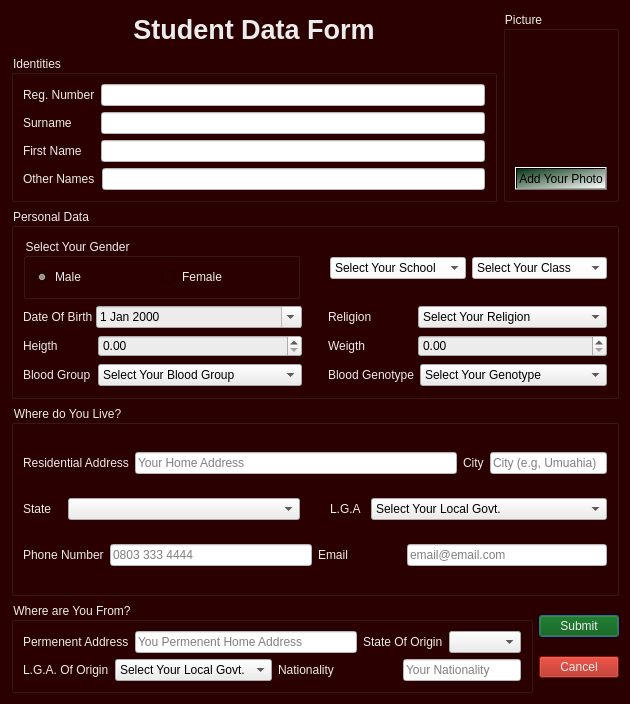
<?xml version="1.0" encoding="UTF-8"?>
<ui version="4.0">
 <class>GwStudentFullDataForm</class>
 <widget class="QDialog" name="GwStudentFullDataForm">
  <property name="geometry">
   <rect>
    <x>0</x>
    <y>0</y>
    <width>630</width>
    <height>704</height>
   </rect>
  </property>
  <property name="windowTitle">
   <string>Data Form</string>
  </property>
  <property name="styleSheet">
   <string notr="true">background-color: rgb(42, 0, 0);
font: 75 10pt &quot;MS Shell Dlg 2&quot;;
color: rgb(236, 236, 236);</string>
  </property>
  <layout class="QVBoxLayout" name="verticalLayout_8">
   <item>
    <layout class="QHBoxLayout" name="horizontalLayout_30">
     <item>
      <layout class="QVBoxLayout" name="verticalLayout_6">
       <item>
        <widget class="QLabel" name="label">
         <property name="text">
          <string>&lt;html&gt;&lt;head/&gt;&lt;body&gt;&lt;p align=&quot;center&quot;&gt;&lt;span style=&quot; font-size:20pt; font-weight:600;&quot;&gt;Student Data Form&lt;/span&gt;&lt;/p&gt;&lt;/body&gt;&lt;/html&gt;</string>
         </property>
        </widget>
       </item>
       <item>
        <widget class="QGroupBox" name="groupBox_4">
         <property name="title">
          <string>Identities</string>
         </property>
         <layout class="QVBoxLayout" name="verticalLayout">
          <item>
           <layout class="QHBoxLayout" name="horizontalLayout">
            <item>
             <widget class="QLabel" name="label_2">
              <property name="text">
               <string>Reg. Number</string>
              </property>
              <property name="buddy">
               <cstring>regNumEditor</cstring>
              </property>
             </widget>
            </item>
            <item>
             <widget class="QLineEdit" name="regNumEditor">
              <property name="styleSheet">
               <string notr="true">background-color: rgb(255, 255, 255);
color: rgb(0, 0, 0);</string>
              </property>
             </widget>
            </item>
           </layout>
          </item>
          <item>
           <layout class="QHBoxLayout" name="horizontalLayout_2">
            <property name="spacing">
             <number>29</number>
            </property>
            <item>
             <widget class="QLabel" name="label_3">
              <property name="text">
               <string>Surname</string>
              </property>
              <property name="buddy">
               <cstring>surnameEditor</cstring>
              </property>
             </widget>
            </item>
            <item>
             <widget class="QLineEdit" name="surnameEditor">
              <property name="styleSheet">
               <string notr="true">background-color: rgb(255, 255, 255);
color: rgb(0, 0, 0);</string>
              </property>
             </widget>
            </item>
           </layout>
          </item>
          <item>
           <layout class="QHBoxLayout" name="horizontalLayout_26">
            <property name="spacing">
             <number>19</number>
            </property>
            <item>
             <widget class="QLabel" name="label_20">
              <property name="text">
               <string>First Name</string>
              </property>
              <property name="buddy">
               <cstring>firstNameEditor</cstring>
              </property>
             </widget>
            </item>
            <item>
             <widget class="QLineEdit" name="firstNameEditor">
              <property name="styleSheet">
               <string notr="true">background-color: rgb(255, 255, 255);
color: rgb(0, 0, 0);</string>
              </property>
             </widget>
            </item>
           </layout>
          </item>
          <item>
           <layout class="QHBoxLayout" name="horizontalLayout_29">
            <property name="spacing">
             <number>7</number>
            </property>
            <item>
             <widget class="QLabel" name="label_21">
              <property name="text">
               <string>Other Names</string>
              </property>
              <property name="buddy">
               <cstring>otherNamesEditor</cstring>
              </property>
             </widget>
            </item>
            <item>
             <widget class="QLineEdit" name="otherNamesEditor">
              <property name="styleSheet">
               <string notr="true">background-color: rgb(255, 255, 255);
color: rgb(0, 0, 0);</string>
              </property>
             </widget>
            </item>
           </layout>
          </item>
         </layout>
        </widget>
       </item>
      </layout>
     </item>
     <item>
      <widget class="QGroupBox" name="groupBox_5">
       <property name="title">
        <string>Picture</string>
       </property>
       <layout class="QVBoxLayout" name="verticalLayout_5">
        <item>
         <widget class="QLabel" name="imageLabel">
          <property name="text">
           <string/>
          </property>
          <property name="pixmap">
           <pixmap resource="images.qrc">:/images/images/person_placeholder.png</pixmap>
          </property>
          <property name="alignment">
           <set>Qt::AlignCenter</set>
          </property>
         </widget>
        </item>
        <item>
         <widget class="QPushButton" name="imageButton">
          <property name="sizePolicy">
           <sizepolicy hsizetype="Minimum" vsizetype="Fixed">
            <horstretch>0</horstretch>
            <verstretch>0</verstretch>
           </sizepolicy>
          </property>
          <property name="styleSheet">
           <string notr="true">background-color: rgb(236, 236, 236);
background-color: qlineargradient(spread:repeat, x1:0, y1:0, x2:1, y2:1, stop:0 rgba(7, 52, 18, 255), stop:1 rgba(255, 255, 255, 255));
color: rgb(0, 0, 0);
</string>
          </property>
          <property name="text">
           <string>Add Your Photo</string>
          </property>
         </widget>
        </item>
       </layout>
      </widget>
     </item>
    </layout>
   </item>
   <item>
    <widget class="QGroupBox" name="groupBox">
     <property name="styleSheet">
      <string notr="true"/>
     </property>
     <property name="title">
      <string>Personal Data</string>
     </property>
     <layout class="QVBoxLayout" name="verticalLayout_7">
      <item>
       <layout class="QHBoxLayout" name="horizontalLayout_33">
        <property name="spacing">
         <number>30</number>
        </property>
        <item>
         <widget class="QGroupBox" name="groupBox_6">
          <property name="title">
           <string>Select Your Gender</string>
          </property>
          <layout class="QHBoxLayout" name="horizontalLayout_31">
           <property name="spacing">
            <number>0</number>
           </property>
           <item>
            <widget class="QRadioButton" name="maleRadioButton">
             <property name="text">
              <string>Male</string>
             </property>
             <property name="checked">
              <bool>true</bool>
             </property>
            </widget>
           </item>
           <item>
            <widget class="QRadioButton" name="femaleRadioButton">
             <property name="text">
              <string>Female</string>
             </property>
            </widget>
           </item>
          </layout>
         </widget>
        </item>
        <item>
         <layout class="QHBoxLayout" name="horizontalLayout_32">
          <property name="spacing">
           <number>6</number>
          </property>
          <item>
           <widget class="QComboBox" name="schoolComboBox">
            <property name="styleSheet">
             <string notr="true">background-color: rgb(255, 255, 255);
border-color: rgb(193, 193, 193);
color: rgb(0, 0, 0);</string>
            </property>
            <item>
             <property name="text">
              <string>Select Your School</string>
             </property>
            </item>
            <item>
             <property name="text">
              <string>Nursery School</string>
             </property>
            </item>
            <item>
             <property name="text">
              <string>Primary School</string>
             </property>
            </item>
            <item>
             <property name="text">
              <string>Secondary School</string>
             </property>
            </item>
           </widget>
          </item>
          <item>
           <widget class="QComboBox" name="classComboBox">
            <property name="styleSheet">
             <string notr="true">background-color: rgb(255, 255, 255);
border-color: rgb(193, 193, 193);
color: rgb(0, 0, 0);</string>
            </property>
            <item>
             <property name="text">
              <string>Select Your Class</string>
             </property>
            </item>
           </widget>
          </item>
         </layout>
        </item>
       </layout>
      </item>
      <item>
       <layout class="QHBoxLayout" name="horizontalLayout_14">
        <property name="spacing">
         <number>26</number>
        </property>
        <item>
         <layout class="QHBoxLayout" name="horizontalLayout_6">
          <property name="spacing">
           <number>3</number>
          </property>
          <item>
           <widget class="QLabel" name="label_7">
            <property name="text">
             <string>Date Of Birth</string>
            </property>
            <property name="buddy">
             <cstring>dateOfBirthEditor</cstring>
            </property>
           </widget>
          </item>
          <item>
           <widget class="QDateEdit" name="dateOfBirthEditor">
            <property name="sizePolicy">
             <sizepolicy hsizetype="Expanding" vsizetype="Fixed">
              <horstretch>0</horstretch>
              <verstretch>0</verstretch>
             </sizepolicy>
            </property>
            <property name="styleSheet">
             <string notr="true">background-color: rgb(236, 236, 236);
color: rgb(0, 0, 0);</string>
            </property>
            <property name="dateTime">
             <datetime>
              <hour>1</hour>
              <minute>0</minute>
              <second>0</second>
              <year>2000</year>
              <month>1</month>
              <day>1</day>
             </datetime>
            </property>
            <property name="calendarPopup">
             <bool>true</bool>
            </property>
           </widget>
          </item>
         </layout>
        </item>
        <item>
         <layout class="QHBoxLayout" name="horizontalLayout_19">
          <property name="spacing">
           <number>46</number>
          </property>
          <item>
           <widget class="QLabel" name="label_17">
            <property name="text">
             <string>Religion</string>
            </property>
            <property name="buddy">
             <cstring>religionComboBox</cstring>
            </property>
           </widget>
          </item>
          <item>
           <widget class="QComboBox" name="religionComboBox">
            <property name="sizePolicy">
             <sizepolicy hsizetype="Expanding" vsizetype="Fixed">
              <horstretch>0</horstretch>
              <verstretch>0</verstretch>
             </sizepolicy>
            </property>
            <property name="styleSheet">
             <string notr="true">background-color: rgb(236, 236, 236);
color: rgb(0, 0, 0);</string>
            </property>
            <item>
             <property name="text">
              <string>Select Your Religion</string>
             </property>
            </item>
            <item>
             <property name="text">
              <string>Christianity</string>
             </property>
            </item>
            <item>
             <property name="text">
              <string>Islam (Muslem)</string>
             </property>
            </item>
            <item>
             <property name="text">
              <string>Tranditional</string>
             </property>
            </item>
            <item>
             <property name="text">
              <string>Others</string>
             </property>
            </item>
           </widget>
          </item>
         </layout>
        </item>
       </layout>
      </item>
      <item>
       <layout class="QHBoxLayout" name="horizontalLayout_12">
        <property name="spacing">
         <number>26</number>
        </property>
        <property name="rightMargin">
         <number>0</number>
        </property>
        <item>
         <layout class="QHBoxLayout" name="horizontalLayout_7">
          <property name="spacing">
           <number>40</number>
          </property>
          <item>
           <widget class="QLabel" name="label_8">
            <property name="text">
             <string>Heigth</string>
            </property>
            <property name="buddy">
             <cstring>heigthSpinBox</cstring>
            </property>
           </widget>
          </item>
          <item>
           <widget class="QDoubleSpinBox" name="heigthSpinBox">
            <property name="sizePolicy">
             <sizepolicy hsizetype="Expanding" vsizetype="Fixed">
              <horstretch>0</horstretch>
              <verstretch>0</verstretch>
             </sizepolicy>
            </property>
            <property name="styleSheet">
             <string notr="true">background-color: rgb(236, 236, 236);
color: rgb(0, 0, 0);</string>
            </property>
            <property name="maximum">
             <double>100.000000000000000</double>
            </property>
            <property name="singleStep">
             <double>0.100000000000000</double>
            </property>
           </widget>
          </item>
         </layout>
        </item>
        <item>
         <layout class="QHBoxLayout" name="horizontalLayout_8">
          <property name="spacing">
           <number>52</number>
          </property>
          <item>
           <widget class="QLabel" name="label_9">
            <property name="text">
             <string>Weigth</string>
            </property>
            <property name="buddy">
             <cstring>weigthSpinBox</cstring>
            </property>
           </widget>
          </item>
          <item>
           <widget class="QDoubleSpinBox" name="weigthSpinBox">
            <property name="sizePolicy">
             <sizepolicy hsizetype="Expanding" vsizetype="Fixed">
              <horstretch>0</horstretch>
              <verstretch>0</verstretch>
             </sizepolicy>
            </property>
            <property name="styleSheet">
             <string notr="true">background-color: rgb(236, 236, 236);
color: rgb(0, 0, 0);</string>
            </property>
            <property name="maximum">
             <double>100.000000000000000</double>
            </property>
            <property name="singleStep">
             <double>0.100000000000000</double>
            </property>
           </widget>
          </item>
         </layout>
        </item>
       </layout>
      </item>
      <item>
       <layout class="QHBoxLayout" name="horizontalLayout_11">
        <property name="spacing">
         <number>26</number>
        </property>
        <item>
         <layout class="QHBoxLayout" name="horizontalLayout_9">
          <property name="spacing">
           <number>7</number>
          </property>
          <item>
           <widget class="QLabel" name="label_10">
            <property name="text">
             <string>Blood Group</string>
            </property>
            <property name="buddy">
             <cstring>bloodGroupComboBox</cstring>
            </property>
           </widget>
          </item>
          <item>
           <widget class="QComboBox" name="bloodGroupComboBox">
            <property name="sizePolicy">
             <sizepolicy hsizetype="Expanding" vsizetype="Fixed">
              <horstretch>0</horstretch>
              <verstretch>0</verstretch>
             </sizepolicy>
            </property>
            <property name="styleSheet">
             <string notr="true">background-color: rgb(236, 236, 236);
color: rgb(0, 0, 0);</string>
            </property>
            <item>
             <property name="text">
              <string>Select Your Blood Group</string>
             </property>
            </item>
            <item>
             <property name="text">
              <string>A-</string>
             </property>
            </item>
            <item>
             <property name="text">
              <string>A+</string>
             </property>
            </item>
            <item>
             <property name="text">
              <string>AB-</string>
             </property>
            </item>
            <item>
             <property name="text">
              <string>AB+</string>
             </property>
            </item>
            <item>
             <property name="text">
              <string>B-</string>
             </property>
            </item>
            <item>
             <property name="text">
              <string>B+</string>
             </property>
            </item>
            <item>
             <property name="text">
              <string>O-</string>
             </property>
            </item>
            <item>
             <property name="text">
              <string>O+</string>
             </property>
            </item>
           </widget>
          </item>
         </layout>
        </item>
        <item>
         <layout class="QHBoxLayout" name="horizontalLayout_10">
          <property name="spacing">
           <number>5</number>
          </property>
          <item>
           <widget class="QLabel" name="label_11">
            <property name="text">
             <string>Blood Genotype</string>
            </property>
            <property name="buddy">
             <cstring>genotyprComboBox</cstring>
            </property>
           </widget>
          </item>
          <item>
           <widget class="QComboBox" name="genotyprComboBox">
            <property name="sizePolicy">
             <sizepolicy hsizetype="Expanding" vsizetype="Fixed">
              <horstretch>0</horstretch>
              <verstretch>0</verstretch>
             </sizepolicy>
            </property>
            <property name="styleSheet">
             <string notr="true">background-color: rgb(236, 236, 236);
color: rgb(0, 0, 0);</string>
            </property>
            <item>
             <property name="text">
              <string>Select Your Genotype</string>
             </property>
            </item>
            <item>
             <property name="text">
              <string>AA</string>
             </property>
            </item>
            <item>
             <property name="text">
              <string>AS</string>
             </property>
            </item>
            <item>
             <property name="text">
              <string>SS</string>
             </property>
            </item>
           </widget>
          </item>
         </layout>
        </item>
       </layout>
      </item>
     </layout>
    </widget>
   </item>
   <item>
    <widget class="QGroupBox" name="groupBox_2">
     <property name="title">
      <string>Where do You Live?</string>
     </property>
     <layout class="QVBoxLayout" name="verticalLayout_2">
      <item>
       <layout class="QHBoxLayout" name="horizontalLayout_25" stretch="3,1">
        <property name="spacing">
         <number>6</number>
        </property>
        <item>
         <layout class="QHBoxLayout" name="horizontalLayout_4">
          <item>
           <widget class="QLabel" name="label_5">
            <property name="text">
             <string>Residential Address</string>
            </property>
            <property name="buddy">
             <cstring>resAddressEditor</cstring>
            </property>
           </widget>
          </item>
          <item>
           <widget class="QLineEdit" name="resAddressEditor">
            <property name="styleSheet">
             <string notr="true">background-color: rgb(255, 255, 255);
color: rgb(0, 0, 0);</string>
            </property>
            <property name="placeholderText">
             <string>Your Home Address</string>
            </property>
           </widget>
          </item>
         </layout>
        </item>
        <item>
         <layout class="QHBoxLayout" name="horizontalLayout_24">
          <item>
           <widget class="QLabel" name="label_12">
            <property name="text">
             <string>City</string>
            </property>
            <property name="buddy">
             <cstring>resAddressEditor</cstring>
            </property>
           </widget>
          </item>
          <item>
           <widget class="QLineEdit" name="resCityEditor">
            <property name="styleSheet">
             <string notr="true">background-color: rgb(255, 255, 255);
color: rgb(0, 0, 0);</string>
            </property>
            <property name="placeholderText">
             <string>City (e.g, Umuahia)</string>
            </property>
           </widget>
          </item>
         </layout>
        </item>
       </layout>
      </item>
      <item>
       <layout class="QHBoxLayout" name="horizontalLayout_13">
        <property name="spacing">
         <number>30</number>
        </property>
        <item>
         <layout class="QHBoxLayout" name="horizontalLayout_3">
          <property name="spacing">
           <number>17</number>
          </property>
          <item>
           <widget class="QLabel" name="label_4">
            <property name="sizePolicy">
             <sizepolicy hsizetype="Preferred" vsizetype="Preferred">
              <horstretch>0</horstretch>
              <verstretch>0</verstretch>
             </sizepolicy>
            </property>
            <property name="text">
             <string>State</string>
            </property>
            <property name="buddy">
             <cstring>stateComboBox</cstring>
            </property>
           </widget>
          </item>
          <item>
           <widget class="QComboBox" name="stateComboBox">
            <property name="sizePolicy">
             <sizepolicy hsizetype="MinimumExpanding" vsizetype="Fixed">
              <horstretch>0</horstretch>
              <verstretch>0</verstretch>
             </sizepolicy>
            </property>
            <property name="styleSheet">
             <string notr="true">background-color: rgb(236, 236, 236);
color: rgb(0, 0, 0);</string>
            </property>
           </widget>
          </item>
         </layout>
        </item>
        <item>
         <layout class="QHBoxLayout" name="horizontalLayout_5">
          <property name="spacing">
           <number>10</number>
          </property>
          <item>
           <widget class="QLabel" name="label_6">
            <property name="text">
             <string>L.G.A</string>
            </property>
            <property name="buddy">
             <cstring>lgaComboBox</cstring>
            </property>
           </widget>
          </item>
          <item>
           <widget class="QComboBox" name="lgaComboBox">
            <property name="sizePolicy">
             <sizepolicy hsizetype="Expanding" vsizetype="Fixed">
              <horstretch>0</horstretch>
              <verstretch>0</verstretch>
             </sizepolicy>
            </property>
            <property name="toolTip">
             <string>Choose state first to see the 
local goverments in the state.     </string>
            </property>
            <property name="styleSheet">
             <string notr="true">background-color: rgb(236, 236, 236);
color: rgb(0, 0, 0);</string>
            </property>
            <item>
             <property name="text">
              <string>Select Your Local Govt.</string>
             </property>
            </item>
           </widget>
          </item>
         </layout>
        </item>
       </layout>
      </item>
      <item>
       <layout class="QHBoxLayout" name="horizontalLayout_27">
        <item>
         <layout class="QHBoxLayout" name="horizontalLayout_20">
          <item>
           <widget class="QLabel" name="label_18">
            <property name="text">
             <string>Phone Number</string>
            </property>
            <property name="buddy">
             <cstring>phoneNumberEditor</cstring>
            </property>
           </widget>
          </item>
          <item>
           <widget class="QLineEdit" name="phoneNumberEditor">
            <property name="styleSheet">
             <string notr="true">background-color: rgb(255, 255, 255);
color: rgb(0, 0, 0);</string>
            </property>
            <property name="placeholderText">
             <string>0803 333 4444</string>
            </property>
           </widget>
          </item>
         </layout>
        </item>
        <item>
         <layout class="QHBoxLayout" name="horizontalLayout_21">
          <property name="spacing">
           <number>59</number>
          </property>
          <item>
           <widget class="QLabel" name="label_19">
            <property name="text">
             <string>Email</string>
            </property>
           </widget>
          </item>
          <item>
           <widget class="QLineEdit" name="emailEditor">
            <property name="styleSheet">
             <string notr="true">background-color: rgb(255, 255, 255);
color: rgb(0, 0, 0);</string>
            </property>
            <property name="placeholderText">
             <string>email@email.com</string>
            </property>
           </widget>
          </item>
         </layout>
        </item>
       </layout>
      </item>
     </layout>
    </widget>
   </item>
   <item>
    <layout class="QHBoxLayout" name="horizontalLayout_23">
     <item>
      <widget class="QGroupBox" name="groupBox_3">
       <property name="title">
        <string>Where are You From?</string>
       </property>
       <layout class="QVBoxLayout" name="verticalLayout_3">
        <item>
         <layout class="QHBoxLayout" name="horizontalLayout_28">
          <item>
           <layout class="QHBoxLayout" name="horizontalLayout_15">
            <item>
             <widget class="QLabel" name="label_13">
              <property name="text">
               <string>Permenent Address</string>
              </property>
              <property name="buddy">
               <cstring>permHomeAddressEditor</cstring>
              </property>
             </widget>
            </item>
            <item>
             <widget class="QLineEdit" name="permHomeAddressEditor">
              <property name="styleSheet">
               <string notr="true">background-color: rgb(255, 255, 255);
color: rgb(0, 0, 0);</string>
              </property>
              <property name="placeholderText">
               <string>You Permenent Home Address</string>
              </property>
             </widget>
            </item>
           </layout>
          </item>
          <item>
           <layout class="QHBoxLayout" name="horizontalLayout_16">
            <item>
             <widget class="QLabel" name="label_15">
              <property name="text">
               <string>State Of Origin</string>
              </property>
              <property name="buddy">
               <cstring>permStateComboBox</cstring>
              </property>
             </widget>
            </item>
            <item>
             <widget class="QComboBox" name="permStateComboBox">
              <property name="sizePolicy">
               <sizepolicy hsizetype="Minimum" vsizetype="Fixed">
                <horstretch>0</horstretch>
                <verstretch>0</verstretch>
               </sizepolicy>
              </property>
              <property name="styleSheet">
               <string notr="true">background-color: rgb(236, 236, 236);
color: rgb(0, 0, 0);</string>
              </property>
             </widget>
            </item>
           </layout>
          </item>
         </layout>
        </item>
        <item>
         <layout class="QHBoxLayout" name="horizontalLayout_22">
          <item>
           <layout class="QHBoxLayout" name="horizontalLayout_17">
            <item>
             <widget class="QLabel" name="label_14">
              <property name="text">
               <string>L.G.A. Of Origin</string>
              </property>
              <property name="buddy">
               <cstring>permLgaComboBox</cstring>
              </property>
             </widget>
            </item>
            <item>
             <widget class="QComboBox" name="permLgaComboBox">
              <property name="sizePolicy">
               <sizepolicy hsizetype="Minimum" vsizetype="Fixed">
                <horstretch>0</horstretch>
                <verstretch>0</verstretch>
               </sizepolicy>
              </property>
              <property name="toolTip">
               <string>Choose state first to see the 
local goverments in the state.     </string>
              </property>
              <property name="styleSheet">
               <string notr="true">background-color: rgb(236, 236, 236);
color: rgb(0, 0, 0);</string>
              </property>
              <item>
               <property name="text">
                <string>Select Your Local Govt.</string>
               </property>
              </item>
             </widget>
            </item>
           </layout>
          </item>
          <item>
           <layout class="QHBoxLayout" name="horizontalLayout_18">
            <item>
             <widget class="QLabel" name="label_16">
              <property name="text">
               <string>Nationality</string>
              </property>
              <property name="buddy">
               <cstring>nationalityEditor</cstring>
              </property>
             </widget>
            </item>
            <item>
             <widget class="QLineEdit" name="nationalityEditor">
              <property name="sizePolicy">
               <sizepolicy hsizetype="Minimum" vsizetype="Fixed">
                <horstretch>0</horstretch>
                <verstretch>0</verstretch>
               </sizepolicy>
              </property>
              <property name="styleSheet">
               <string notr="true">background-color: rgb(255, 255, 255);
color: rgb(0, 0, 0);</string>
              </property>
              <property name="placeholderText">
               <string>Your Nationality</string>
              </property>
             </widget>
            </item>
           </layout>
          </item>
         </layout>
        </item>
       </layout>
       <zorder></zorder>
      </widget>
     </item>
     <item>
      <layout class="QVBoxLayout" name="verticalLayout_4">
       <item>
        <widget class="QPushButton" name="submitButton">
         <property name="sizePolicy">
          <sizepolicy hsizetype="Preferred" vsizetype="Fixed">
           <horstretch>0</horstretch>
           <verstretch>0</verstretch>
          </sizepolicy>
         </property>
         <property name="styleSheet">
          <string notr="true">background-color: rgb(0, 85, 0);</string>
         </property>
         <property name="text">
          <string>Submit</string>
         </property>
         <property name="default">
          <bool>true</bool>
         </property>
        </widget>
       </item>
       <item>
        <widget class="QPushButton" name="cancelButton">
         <property name="styleSheet">
          <string notr="true">background-color: rgb(172, 26, 13);</string>
         </property>
         <property name="text">
          <string>Cancel</string>
         </property>
        </widget>
       </item>
      </layout>
     </item>
    </layout>
   </item>
  </layout>
  <zorder>groupBox</zorder>
  <zorder>groupBox_2</zorder>
  <zorder></zorder>
  <zorder></zorder>
 </widget>
 <tabstops>
  <tabstop>regNumEditor</tabstop>
  <tabstop>surnameEditor</tabstop>
  <tabstop>firstNameEditor</tabstop>
  <tabstop>otherNamesEditor</tabstop>
  <tabstop>imageButton</tabstop>
  <tabstop>maleRadioButton</tabstop>
  <tabstop>femaleRadioButton</tabstop>
  <tabstop>schoolComboBox</tabstop>
  <tabstop>classComboBox</tabstop>
  <tabstop>dateOfBirthEditor</tabstop>
  <tabstop>religionComboBox</tabstop>
  <tabstop>heigthSpinBox</tabstop>
  <tabstop>weigthSpinBox</tabstop>
  <tabstop>bloodGroupComboBox</tabstop>
  <tabstop>genotyprComboBox</tabstop>
  <tabstop>resAddressEditor</tabstop>
  <tabstop>resCityEditor</tabstop>
  <tabstop>stateComboBox</tabstop>
  <tabstop>lgaComboBox</tabstop>
  <tabstop>phoneNumberEditor</tabstop>
  <tabstop>emailEditor</tabstop>
  <tabstop>permHomeAddressEditor</tabstop>
  <tabstop>permStateComboBox</tabstop>
  <tabstop>permLgaComboBox</tabstop>
  <tabstop>nationalityEditor</tabstop>
  <tabstop>submitButton</tabstop>
  <tabstop>cancelButton</tabstop>
 </tabstops>
 <resources>
  <include location="images.qrc"/>
 </resources>
 <connections/>
</ui>
